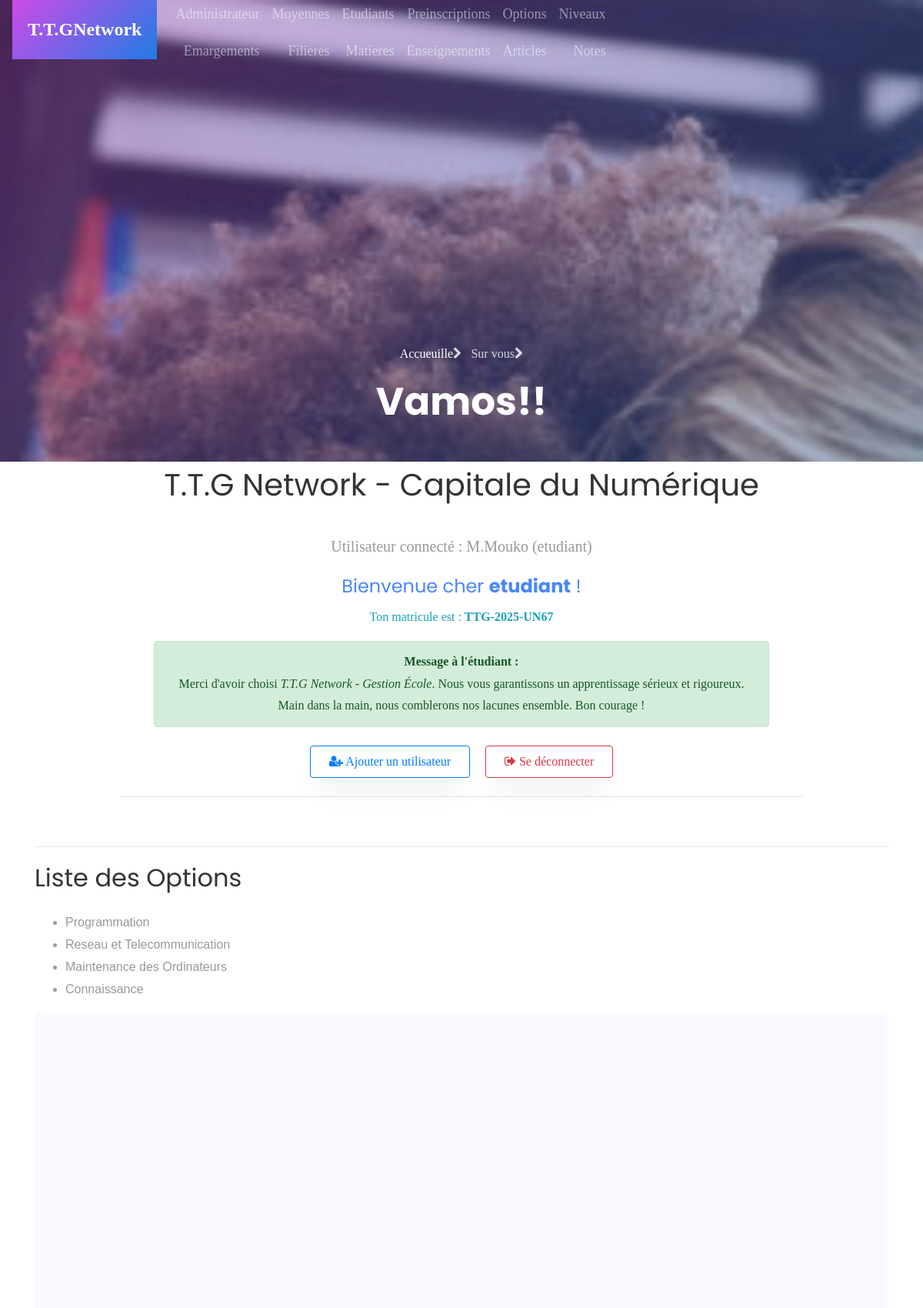
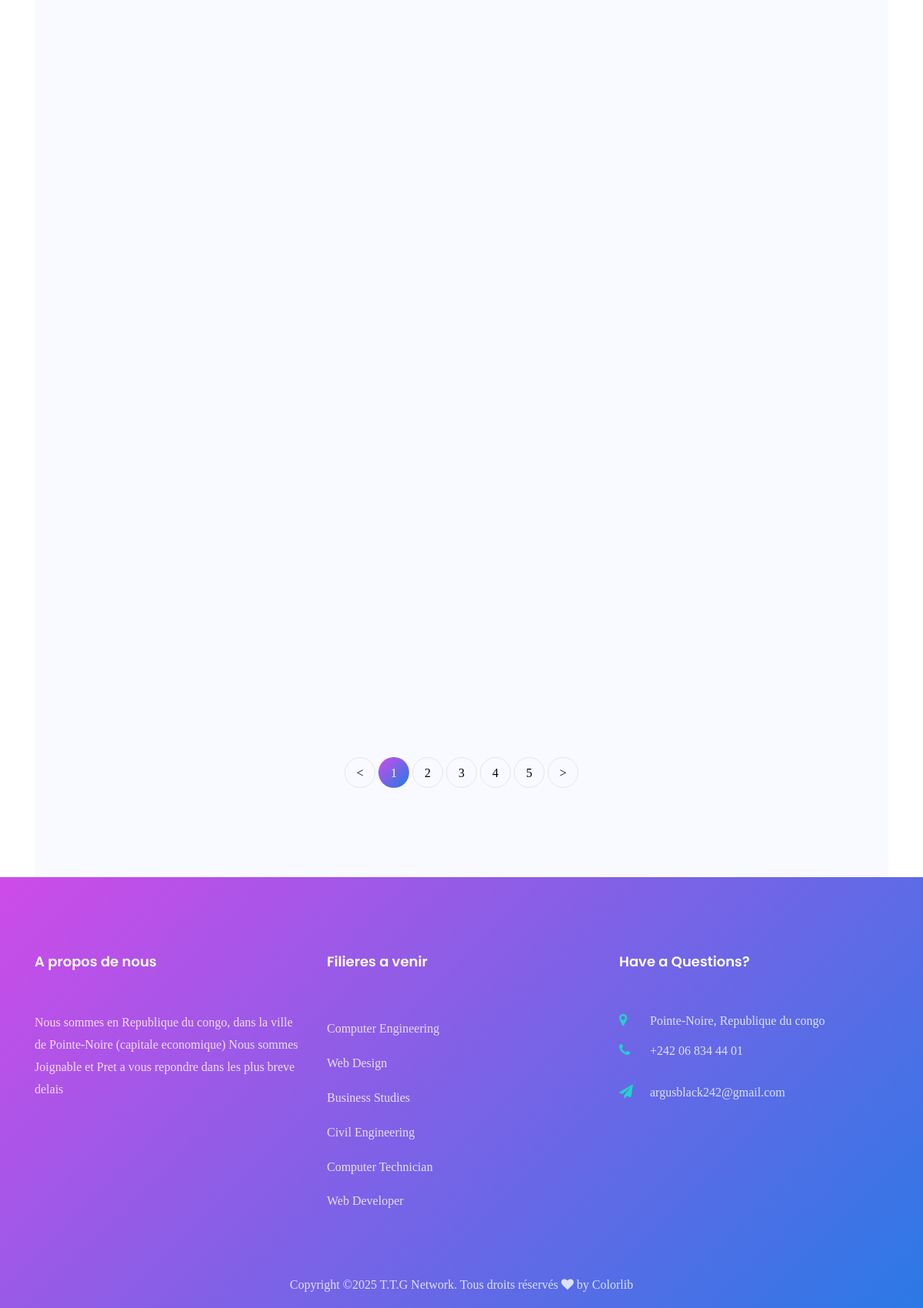
/options/ (signed in, upper part), run on the app's committed database (2 pictures, top to bottom).
### core/models.py (models this page shows, shortened)
class User(AbstractUser):
    ROLES = (
        ('admin', 'Administrateur'),
        ('formateur', 'Formateur'),
        ('etudiant', 'Étudiant'),
        ('parent', 'Parent'),
    )
    role = models.CharField(max_length=20, choices=ROLES)
    code_formateur = models.CharField(max_length=10, unique=True, null=True, blank=True)
    code_parent = models.CharField(max_length=10, unique=True, null=True, blank=True)
    matricule = models.CharField(max_length=30, unique=True, null=True, blank=True)
    def __str__(self):
        return f"{self.username} ({self.role})"

class Option(models.Model):
    nom = models.CharField(max_length=100)
    filiere = models.ForeignKey(Filiere, on_delete=models.CASCADE)
    class Meta:
        constraints = [
            models.UniqueConstraint(fields=['nom', 'filiere'], name='unique_option_par_filiere_et_niveau')
        ]
        verbose_name = "Option"
        verbose_name_plural = "Options"

### core/views.py (the view)
# urls.py: path('options/', views.options_view, name='options'),
@login_required
def options_view(request):
    options = Option.objects.all()
    return render(request, 'options.html', {'options': options})

### core/templates/options.html (shortened to what this page needs)
{% extends "base.html" %}
{% block content %}
  <section>
      <hr>
      <h2>Liste des Options</h2>
      <ul>
        {% for option in options %}
          <li>{{ option.nom }}</li>
        {% endfor %}
  </ul>
  </section>
  <section class="ftco-section bg-light">
  <div class="container">
    <div class="row d-flex">
</div>
<div class="row mt-5">
  <div class="col text-center">
    <div class="block-27">
      <ul>
        <li><a href="#">&lt;</a></li>
        <li class="active"><span>1</span></li>
        <li><a href="#">2</a></li>
        <li><a href="#">3</a></li>
        <li><a href="#">4</a></li>
        <li><a href="#">5</a></li>
        <li><a href="#">&gt;</a></li>
      </ul>
    </div>
  </div>
</div>
</div>
</section>
{% endblock %}

### core/templates/base.html (shortened to what this page needs)
<!DOCTYPE html>
<html lang="en">
  {% load static %}
<head>
	<link rel="stylesheet" href="https://stackpath.bootstrapcdn.com/font-awesome/4.7.0/css/font-awesome.min.css">
	<link rel="stylesheet" href="{% static 'css/animate.css' %}">
	<link rel="stylesheet" href="{% static 'css/feuille.css' %}">
	<link rel="stylesheet" href="{% static 'css/owl.carousel.min.css' %}">
	<link rel="stylesheet" href="{% static 'css/owl.theme.default.min.css' %}">
	<link rel="stylesheet" href="{% static 'css/magnific-popup.css' %}">
	<link rel="stylesheet" href="{% static 'css/bootstrap-datepicker.css' %}">
	<link rel="stylesheet" href="{% static 'css/jquery.timepicker.css' %}">
	<link rel="stylesheet" href="{% static 'css/flaticon.css' %}">
	<link rel="stylesheet" href="{% static 'css/style.css' %}">
</head>
<body>
	<nav class="navbar navbar-expand-lg navbar-dark ftco_navbar bg-dark ftco-navbar-light" id="ftco-navbar">
		<div class="container">
			<a class="navbar-brand" href="index.html"><span>T.T.G</span>Network</a>
			<div class="collapse navbar-collapse" id="ftco-nav" style="font-family:Georgia, 'Times New Roman', Times, serif;font-size:large;">
				<ul class="navbar-nav ml-auto">
          <div>
            <li class="nav-item"><a href="{% url 'admin:index' %}" class="nav-link">Administrateur</a></li>
            <li class="nav-item"><a href="{% url 'liste_emargements' %}" class="nav-link">Emargements</a></li>
          </div>
					<div>
            <li class="nav-item"><a href="{% url 'recherche_moyenne' %}" class="nav-link">Moyennes</a></li>
            <li class="nav-item"><a href="{% url 'filiere' %}" class="nav-link">Filieres</a></li>
          </div>
          <div>
            <li class="nav-item"><a href="{% url 'etudiant' %}" class="nav-link">Etudiants</a></li>
            <li class="nav-item"><a href="{% url 'matiere' %}" class="nav-link">Matieres</a></li>
          </div>
					<div>
            <li class="nav-item"><a href="{% url 'preinscription' %}" class="nav-link">Preinscriptions</a></li>
            <li class="nav-item"><a href="{% url 'enseignement' %}" class="nav-link">Enseignements</a></li>
          </div>
          <div>
            <li class="nav-item"><a href="{% url 'options' %}" class="nav-link">Options</a></li>
            <li class="nav-item"><a href="{% url 'article' %}" class="nav-link">Articles</a></li>
          </div>
          <div>
            <li class="nav-item"><a href="{% url 'niveau' %}" class="nav-link">Niveaux</a></li>
            <li class="nav-item"><a href="{% url 'note' %}" class="nav-link">Notes</a></li>
          </div>
				</ul>
			</div>
		</div>
    <div class="collapse navbar-collapse" id="ftco-nav">
			</div>
	</nav>
	<section class="hero-wrap hero-wrap-2" style="background-image: url('/static/images/image_4.jpg');">
		<div class="overlay"></div>
		<div class="container">
			<div class="row no-gutters slider-text align-items-end justify-content-center">
				<div class="col-md-9 ftco-animate pb-5 text-center">
					<p class="breadcrumbs"><span class="mr-2"><a href="{% url 'connexion' %}">Accueuille<i class="fa fa-chevron-right"></i></a></span> <span>Sur vous<i class="fa fa-chevron-right"></i></span></p>
					<h1 class="mb-0 bread">Vamos!!</h1>
				</div>
			</div>
		</div>
	</section>
  <section>
    <div class="container" id="base">
        <h1>T.T.G Network - Capitale du Numérique</h1>
    <main class="py-4 text-center">
      <p class="lead">Utilisateur connecté : <strong>{{ user }}</strong></p>
      {% if user.is_authenticated %}
        {% if user.role %}
          <p class="text-primary h4">Bienvenue cher <strong>{{ user.role }}</strong> !</p>
        {% else %}
          <p class="text-primary h4">Bienvenue cher <strong>Admin</strong> !</p>
        {% endif %}
        {% if user.matricule %}
          <p class="text-info">Ton matricule est : <strong>{{ user.matricule }}</strong></p>
          <div class="alert alert-success" role="alert" style="max-width: 800px; margin: auto;">
            <strong>Message à l'étudiant :</strong><br>
            Merci d'avoir choisi <em>T.T.G Network - Gestion École</em>. Nous vous garantissons un apprentissage sérieux et rigoureux. Main dans la main, nous comblerons nos lacunes ensemble. Bon courage !
          </div>
        {% else %}
          <div class="alert alert-dark" role="alert" style="max-width: 800px; margin: auto;">
            <strong>Message à l’administrateur :</strong><br>
            Merci pour votre dévouement. Votre autorité est un symbole de notre confiance. Prenez soin de votre santé pour assurer la continuité des opérations !
          </div>
        {% endif %}
      {% endif %}
      <div class="mt-4 d-flex justify-content-center gap-3" style="gap: 20px;">
        <a href="{% url 'urlregister' %}" class="btn btn-outline-primary px-4 py-2">
          <i class="fa fa-user-plus"></i> Ajouter un utilisateur
        </a>
        <a href="{% url 'urllogout' %}" class="btn btn-outline-danger px-4 py-2">
          <i class="fa fa-sign-out"></i> Se déconnecter
        </a>
      </div>
      <hr class="my-4" style="width: 80%;">
    </main>
    </div>
  </section>
  <section >
    <div class="container">
      {% block content %}{% endblock %}
    </div>
  </section>
<footer class="ftco-footer ftco-no-pt">
  <div class="container">
    <div class="row mb-5">
      <div class="col-md pt-5">
        <div class="ftco-footer-widget pt-md-5 mb-4">
          <h2 class="ftco-heading-2">A propos de nous</h2>
          <p>Nous sommes en Republique du congo, dans la ville de Pointe-Noire (capitale economique) Nous sommes Joignable et Pret a vous repondre dans les plus breve delais</p>
          <ul class="ftco-footer-social list-unstyled float-md-left float-lft">
          </ul>
        </div>
      </div>
      <div class="col-md pt-5">
        <div class="ftco-footer-widget pt-md-5 mb-4">
          <h2 class="ftco-heading-2">Filieres a venir</h2>
          <ul class="list-unstyled">
            <li><a href="#" class="py-2 d-block">Computer Engineering</a></li>
            <li><a href="#" class="py-2 d-block">Web Design</a></li>
            <li><a href="#" class="py-2 d-block">Business Studies</a></li>
            <li><a href="#" class="py-2 d-block">Civil Engineering</a></li>
            <li><a href="#" class="py-2 d-block">Computer Technician</a></li>
            <li><a href="#" class="py-2 d-block">Web Developer</a></li>
          </ul>
        </div>
      </div>
      <div class="col-md pt-5">
        <div class="ftco-footer-widget pt-md-5 mb-4">
          <h2 class="ftco-heading-2">Have a Questions?</h2>
          <div class="block-23 mb-3">
            <ul>
              <li><span class="icon fa fa-map-marker"></span><span class="text">Pointe-Noire, Republique du congo</span></li>
              <li><a href="#"><span class="icon fa fa-phone"></span><span class="text">+242 06 834 44 01</span></a></li>
              <li><a href="#"><span class="icon fa fa-paper-plane"></span><span class="text">argusblack242@gmail.com</span></a></li>
            </ul>
          </div>
        </div>
      </div>
    </div>
    <div class="row">
      <div class="col-md-12 text-center">
        <p>
          Copyright &copy;<script>document.write(new Date().getFullYear());</script> T.T.G Network. Tous droits réservés <i class="fa fa-heart" aria-hidden="true"></i> by <a href="https://colorlib.com" target="_blank">Colorlib</a>
          </p>
        </div>
      </div>
    </div>
  </footer>
</body>
</html>

### core/static/css/feuille.css (style rules this page uses)
section { font-family:Cambria, Cochin, Georgia, Times, 'Times New Roman', serif; font-family: 'Franklin Gothic Medium', 'Arial Narrow', Arial, sans-serif; }
div { font-family:Cambria, Cochin, Georgia, Times, 'Times New Roman', serif; }
#base { text-align: center; font-family:Cambria, Cochin, Georgia, Times, 'Times New Roman', serif; width: 100%; }
#ftco-nav { font-family: 'Franklin Gothic Medium', 'Arial Narrow', Arial, sans-serif; text-align: end; content: ''; display: block; width: 60%; height: 4px; margin: 8px auto 0; border-radius: 2px; }

### core/templates/base.html (style rules this page uses)
h2::after { font-family: 'Franklin Gothic Medium', 'Arial Narrow', Arial, sans-serif; text-align: center; content: ''; display: block; width: 60%; height: 4px; margin: 8px auto 0; border-radius: 2px; }

### data on the page
User: username+role "M.Mouko (etudiant)", role "etudiant", matricule "TTG-2025-UN67"
Option: nom "Programmation"
Option: nom "Reseau et Telecommunication"
Option: nom "Maintenance des Ordinateurs"
Option: nom "Connaissance"
